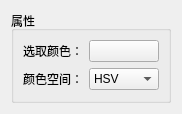
<?xml version="1.0" encoding="UTF-8"?>
<ui version="4.0">
 <class>ColorPickerNode</class>
 <widget class="QWidget" name="ColorPickerNode">
  <property name="geometry">
   <rect>
    <x>0</x>
    <y>0</y>
    <width>182</width>
    <height>114</height>
   </rect>
  </property>
  <property name="windowTitle">
   <string>Form</string>
  </property>
  <layout class="QVBoxLayout" name="verticalLayout_2">
   <item>
    <widget class="QGroupBox" name="groupBox">
     <property name="title">
      <string>属性</string>
     </property>
     <layout class="QVBoxLayout" name="verticalLayout">
      <item>
       <layout class="QFormLayout" name="formLayout">
        <item row="0" column="0">
         <widget class="QLabel" name="label">
          <property name="text">
           <string>选取颜色：</string>
          </property>
         </widget>
        </item>
        <item row="1" column="0">
         <widget class="QLabel" name="label_2">
          <property name="text">
           <string>颜色空间：</string>
          </property>
         </widget>
        </item>
        <item row="0" column="1">
         <widget class="QPushButton" name="color_pushButton">
          <property name="text">
           <string/>
          </property>
         </widget>
        </item>
        <item row="1" column="1">
         <widget class="QComboBox" name="colorSpace_comboBox">
          <property name="currentIndex">
           <number>2</number>
          </property>
          <item>
           <property name="text">
            <string>BGR</string>
           </property>
          </item>
          <item>
           <property name="text">
            <string>RGB</string>
           </property>
          </item>
          <item>
           <property name="text">
            <string>HSV</string>
           </property>
          </item>
          <item>
           <property name="text">
            <string>HLS</string>
           </property>
          </item>
         </widget>
        </item>
       </layout>
      </item>
     </layout>
    </widget>
   </item>
  </layout>
 </widget>
 <resources/>
 <connections/>
</ui>
